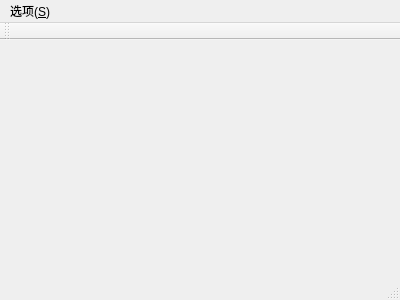
<?xml version="1.0" encoding="UTF-8"?>
<ui version="4.0">
 <class>MainScene</class>
 <widget class="QMainWindow" name="MainScene">
  <property name="geometry">
   <rect>
    <x>0</x>
    <y>0</y>
    <width>400</width>
    <height>300</height>
   </rect>
  </property>
  <property name="windowTitle">
   <string>MainScene</string>
  </property>
  <widget class="QWidget" name="centralWidget">
   <widget class="QLabel" name="label_1">
    <property name="geometry">
     <rect>
      <x>20</x>
      <y>20</y>
      <width>100</width>
      <height>100</height>
     </rect>
    </property>
    <property name="minimumSize">
     <size>
      <width>100</width>
      <height>100</height>
     </size>
    </property>
    <property name="maximumSize">
     <size>
      <width>100</width>
      <height>100</height>
     </size>
    </property>
    <property name="text">
     <string/>
    </property>
   </widget>
   <widget class="QLabel" name="label_2">
    <property name="geometry">
     <rect>
      <x>140</x>
      <y>20</y>
      <width>100</width>
      <height>100</height>
     </rect>
    </property>
    <property name="minimumSize">
     <size>
      <width>100</width>
      <height>100</height>
     </size>
    </property>
    <property name="maximumSize">
     <size>
      <width>100</width>
      <height>100</height>
     </size>
    </property>
    <property name="text">
     <string/>
    </property>
   </widget>
   <widget class="QLabel" name="label_3">
    <property name="geometry">
     <rect>
      <x>20</x>
      <y>140</y>
      <width>100</width>
      <height>100</height>
     </rect>
    </property>
    <property name="minimumSize">
     <size>
      <width>100</width>
      <height>100</height>
     </size>
    </property>
    <property name="maximumSize">
     <size>
      <width>100</width>
      <height>100</height>
     </size>
    </property>
    <property name="text">
     <string/>
    </property>
   </widget>
   <widget class="QLabel" name="label_4">
    <property name="geometry">
     <rect>
      <x>140</x>
      <y>140</y>
      <width>100</width>
      <height>100</height>
     </rect>
    </property>
    <property name="minimumSize">
     <size>
      <width>100</width>
      <height>100</height>
     </size>
    </property>
    <property name="maximumSize">
     <size>
      <width>100</width>
      <height>100</height>
     </size>
    </property>
    <property name="text">
     <string/>
    </property>
   </widget>
  </widget>
  <widget class="QMenuBar" name="menuBar">
   <property name="geometry">
    <rect>
     <x>0</x>
     <y>0</y>
     <width>400</width>
     <height>17</height>
    </rect>
   </property>
   <widget class="QMenu" name="menu_K">
    <property name="title">
     <string>选项(&amp;S)</string>
    </property>
    <addaction name="helpAction"/>
    <addaction name="quitAction"/>
    <addaction name="musicQuit"/>
    <addaction name="musicContinue"/>
   </widget>
   <addaction name="menu_K"/>
  </widget>
  <widget class="QStatusBar" name="statusBar"/>
  <widget class="QToolBar" name="toolBar">
   <property name="windowTitle">
    <string>toolBar</string>
   </property>
   <attribute name="toolBarArea">
    <enum>TopToolBarArea</enum>
   </attribute>
   <attribute name="toolBarBreak">
    <bool>false</bool>
   </attribute>
  </widget>
  <action name="quitAction">
   <property name="text">
    <string>退出</string>
   </property>
  </action>
  <action name="helpAction">
   <property name="text">
    <string>帮助</string>
   </property>
  </action>
  <action name="musicQuit">
   <property name="text">
    <string>停止音乐</string>
   </property>
  </action>
  <action name="musicContinue">
   <property name="text">
    <string>继续播放</string>
   </property>
  </action>
 </widget>
 <layoutdefault spacing="6" margin="11"/>
 <resources/>
 <connections/>
</ui>
